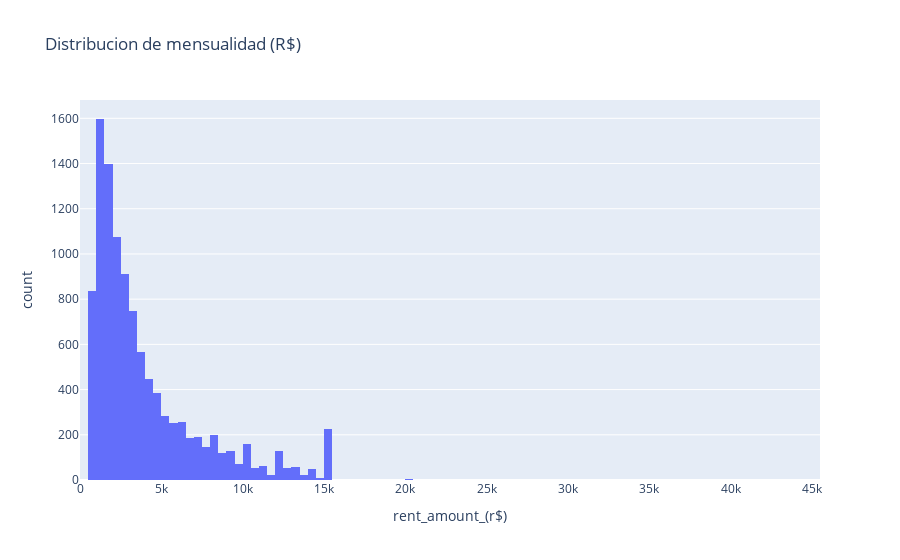

Here is the notebook cell this chart was saved with:
### Code cell
# Show the distribution of the target variable plt
plt.figure(figsize=(12, 6))

# Show the distribution of the target variable px
fig = px.histogram(df, x='rent_amount_(r$)', nbins=100, title='Distribucion de mensualidad (R$)')
fig.show()

### Figure 1 — Plotly figure (JSON) as saved in the notebook; plotly's stock layout.template omitted (floating-point values rounded to 4 significant figures; data arrays with more than 128 entries replaced by an {"elided": "..."} marker saying what was removed)
{"data": [{"alignmentgroup": "True", "bingroup": "x", "hovertemplate": "rent_amount_(r$)=%{x}<br>count=%{y}<extra></extra>", "legendgroup": "", "marker": {"color": "#636efa", "pattern": {"shape": ""}}, "name": "", "nbinsx": 100, "offsetgroup": "", "orientation": "v", "showlegend": false, "type": "histogram", "x": {"elided": "10662 int values"}, "xaxis": "x", "yaxis": "y"}], "layout": {"barmode": "relative", "legend": {"tracegroupgap": 0}, "title": {"text": "Distribucion de mensualidad (R$)"}, "xaxis": {"anchor": "y", "domain": [0, 1], "title": {"text": "rent_amount_(r$)"}}, "yaxis": {"anchor": "x", "domain": [0, 1], "title": {"text": "count"}}}}
